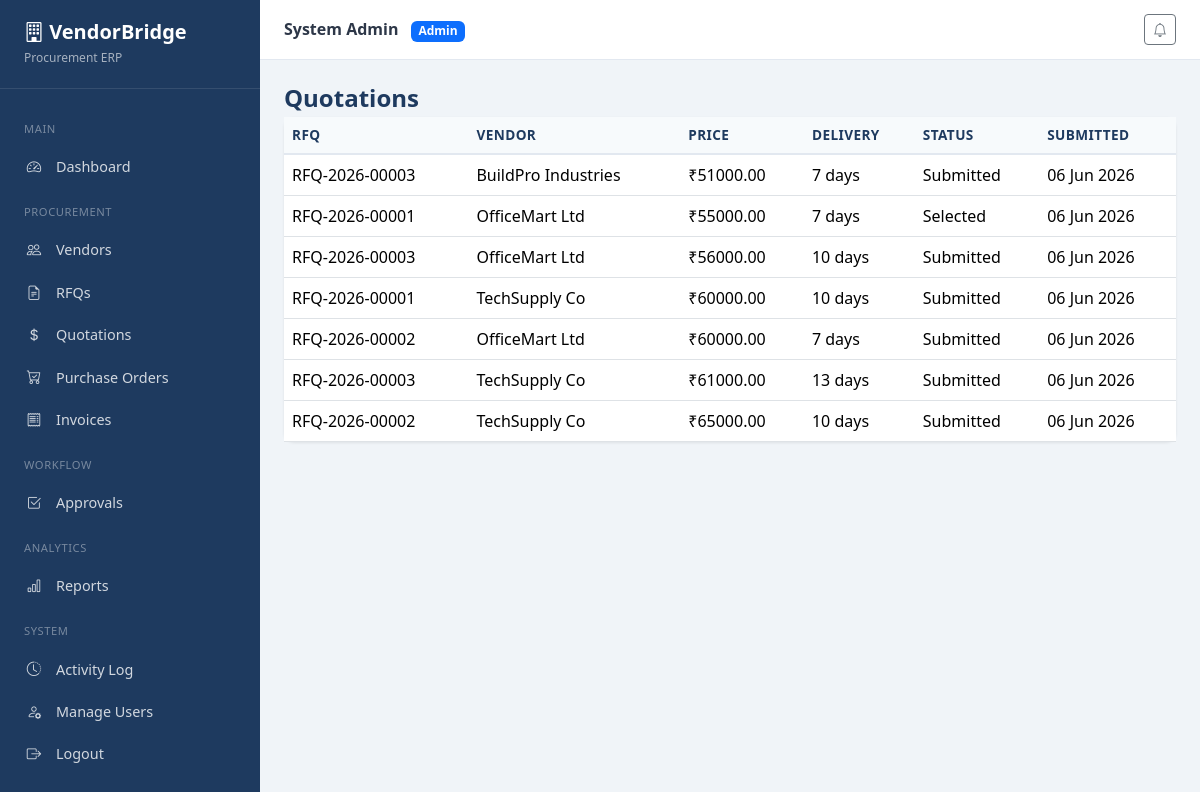
/procurement/quotations/ (signed in), run on the app's committed database.
### accounts/models.py (models this page shows, shortened)
class User(AbstractUser):
    ROLE_ADMIN = 'admin'
    ROLE_PROCUREMENT = 'procurement_officer'
    ROLE_VENDOR = 'vendor'
    ROLE_MANAGER = 'manager'
    ROLE_CHOICES = [
        (ROLE_ADMIN, 'Admin'),
        (ROLE_PROCUREMENT, 'Procurement Officer'),
        (ROLE_VENDOR, 'Vendor'),
        (ROLE_MANAGER, 'Manager / Approver'),
    ]
    role = models.CharField(max_length=30, choices=ROLE_CHOICES, default=ROLE_PROCUREMENT)
    phone = models.CharField(max_length=20, blank=True)
    created_at = models.DateTimeField(auto_now_add=True)
    class Meta:
        ordering = ['username']
    @property
    def is_admin_role(self):
        return self.role == self.ROLE_ADMIN or self.is_superuser
    @property
    def is_vendor_role(self):
        return self.role == self.ROLE_VENDOR

### procurement/models.py (models this page shows, shortened)
class Quotation(models.Model):
    STATUS_DRAFT = 'draft'
    STATUS_SUBMITTED = 'submitted'
    STATUS_SELECTED = 'selected'
    STATUS_REJECTED = 'rejected'
    STATUS_CHOICES = [
        (STATUS_DRAFT, 'Draft'),
        (STATUS_SUBMITTED, 'Submitted'),
        (STATUS_SELECTED, 'Selected'),
        (STATUS_REJECTED, 'Rejected'),
    ]
    rfq = models.ForeignKey(RFQ, on_delete=models.CASCADE, related_name='quotations')
    vendor = models.ForeignKey(Vendor, on_delete=models.CASCADE, related_name='quotations')
    quoted_price = models.DecimalField(max_digits=12, decimal_places=2)
    delivery_timeline = models.PositiveIntegerField(help_text='Delivery timeline in days')
    notes = models.TextField(blank=True)
    status = models.CharField(max_length=20, choices=STATUS_CHOICES, default=STATUS_SUBMITTED)
    submission_date = models.DateTimeField(auto_now_add=True)
    updated_at = models.DateTimeField(auto_now=True)
    class Meta:
        ordering = ['quoted_price']
        unique_together = ['rfq', 'vendor']

class RFQ(models.Model):
    STATUS_DRAFT = 'draft'
    STATUS_OPEN = 'open'
    STATUS_CLOSED = 'closed'
    STATUS_AWARDED = 'awarded'
    STATUS_CHOICES = [
        (STATUS_DRAFT, 'Draft'),
        (STATUS_OPEN, 'Open'),
        (STATUS_CLOSED, 'Closed'),
        (STATUS_AWARDED, 'Awarded'),
    ]
    rfq_number = models.CharField(max_length=30, unique=True, default=generate_rfq_number)
    title = models.CharField(max_length=200)
    product_name = models.CharField(max_length=200)
    description = models.TextField()
    quantity = models.PositiveIntegerField(default=1)
    deadline = models.DateTimeField()
    attachment = models.FileField(upload_to='rfq_attachments/', blank=True, null=True)
    assigned_vendors = models.ManyToManyField(Vendor, blank=True, related_name='assigned_rfqs')
    created_by = models.ForeignKey(
        settings.AUTH_USER_MODEL,
        on_delete=models.SET_NULL,
        null=True,
        related_name='created_rfqs',
    )
    status = models.CharField(max_length=20, choices=STATUS_CHOICES, default=STATUS_OPEN)
    created_at = models.DateTimeField(auto_now_add=True)
    class Meta:
        ordering = ['-created_at']
        verbose_name = 'RFQ'
        verbose_name_plural = 'RFQs'

### vendors/models.py (models this page shows, shortened)
class Vendor(models.Model):
    STATUS_ACTIVE = 'active'
    STATUS_INACTIVE = 'inactive'
    STATUS_CHOICES = [
        (STATUS_ACTIVE, 'Active'),
        (STATUS_INACTIVE, 'Inactive'),
    ]
    CATEGORY_CHOICES = [
        ('it', 'IT & Software'),
        ('office', 'Office Supplies'),
        ('manufacturing', 'Manufacturing'),
        ('services', 'Professional Services'),
        ('logistics', 'Logistics'),
        ('other', 'Other'),
    ]
    user = models.OneToOneField(
        settings.AUTH_USER_MODEL,
        on_delete=models.SET_NULL,
        null=True,
        blank=True,
        related_name='vendor_profile',
    )
    vendor_name = models.CharField(max_length=150)
    company_name = models.CharField(max_length=200)
    category = models.CharField(max_length=50, choices=CATEGORY_CHOICES, default='other')
    gst_number = models.CharField(max_length=20, blank=True)
    email = models.EmailField()
    phone = models.CharField(max_length=20)
    address = models.TextField()
    status = models.CharField(max_length=20, choices=STATUS_CHOICES, default=STATUS_ACTIVE)
    rating = models.DecimalField(max_digits=3, decimal_places=1, default=4.0)
    created_at = models.DateTimeField(auto_now_add=True)
    class Meta:
        ordering = ['company_name']

### procurement/views.py (the view)
# urls.py: path('quotations/', views.quotation_list, name='quotation_list'),
@login_required
def quotation_list(request):
    if request.user.is_vendor_role:
        vendor = _get_vendor_for_user(request.user)
        quotations = Quotation.objects.filter(vendor=vendor) if vendor else Quotation.objects.none()
    else:
        quotations = Quotation.objects.select_related('rfq', 'vendor').all()
    return render(request, 'procurement/quotation_list.html', {'quotations': quotations})

### core/context_processors.py (called while the page is built)
def notifications_processor(request):
    if request.user.is_authenticated:
        unread = request.user.notifications.filter(is_read=False).count()
        recent = request.user.notifications.all()[:5]
        return {'unread_notifications': unread, 'recent_notifications': recent}
    return {'unread_notifications': 0, 'recent_notifications': []}

### templates/procurement/quotation_list.html (shortened to what this page needs)
{% extends 'base.html' %}
{% block content %}
<h1 class="page-title">Quotations</h1>
<div class="card-panel">
    <div class="card-body p-0">
        <table class="table table-vb mb-0">
            <thead><tr><th>RFQ</th><th>Vendor</th><th>Price</th><th>Delivery</th><th>Status</th><th>Submitted</th></tr></thead>
            <tbody>
                {% for q in quotations %}
                <tr>
                    <td>{{ q.rfq.rfq_number }}</td>
                    <td>{{ q.vendor.company_name }}</td>
                    <td>₹{{ q.quoted_price|floatformat:2 }}</td>
                    <td>{{ q.delivery_timeline }} days</td>
                    <td>{{ q.get_status_display }}</td>
                    <td>{{ q.submission_date|date:"d M Y" }}</td>
                </tr>
                {% empty %}
                <tr><td colspan="6" class="text-center text-muted py-4">No quotations found.</td></tr>
                {% endfor %}
            </tbody>
        </table>
    </div>
</div>
{% endblock %}

### templates/partials/navbar.html (shortened to what this page needs)
<div class="topbar">
    <div class="d-flex align-items-center gap-3">
        <div>
            <strong>{{ user.get_full_name|default:user.username }}</strong>
            <span class="badge bg-primary ms-2">{{ user.get_role_display }}</span>
        </div>
    </div>
    <div class="d-flex align-items-center gap-3">
        <div class="dropdown">
            <button class="btn btn-sm btn-outline-secondary position-relative" data-bs-toggle="dropdown">
                <i class="bi bi-bell"></i>
            </button>
        </div>
    </div>
</div>

### data on the page
User: get_full_name "System Admin", role "Admin"
Quotation: rfq.rfq_number "RFQ-2026-00003", vendor.company_name "BuildPro Industries", quoted_price "51000.00", delivery_timeline "7", status "Submitted", submission_date "06 Jun 2026"
Quotation: rfq.rfq_number "RFQ-2026-00001", vendor.company_name "OfficeMart Ltd", quoted_price "55000.00", delivery_timeline "7", status "Selected", submission_date "06 Jun 2026"
Quotation: rfq.rfq_number "RFQ-2026-00003", vendor.company_name "OfficeMart Ltd", quoted_price "56000.00", delivery_timeline "10", status "Submitted", submission_date "06 Jun 2026"
Quotation: rfq.rfq_number "RFQ-2026-00001", vendor.company_name "TechSupply Co", quoted_price "60000.00", delivery_timeline "10", status "Submitted", submission_date "06 Jun 2026"
Quotation: rfq.rfq_number "RFQ-2026-00002", vendor.company_name "OfficeMart Ltd", quoted_price "60000.00", delivery_timeline "7", status "Submitted", submission_date "06 Jun 2026"
Quotation: rfq.rfq_number "RFQ-2026-00003", vendor.company_name "TechSupply Co", quoted_price "61000.00", delivery_timeline "13", status "Submitted", submission_date "06 Jun 2026"
Quotation: rfq.rfq_number "RFQ-2026-00002", vendor.company_name "TechSupply Co", quoted_price "65000.00", delivery_timeline "10", status "Submitted", submission_date "06 Jun 2026"
